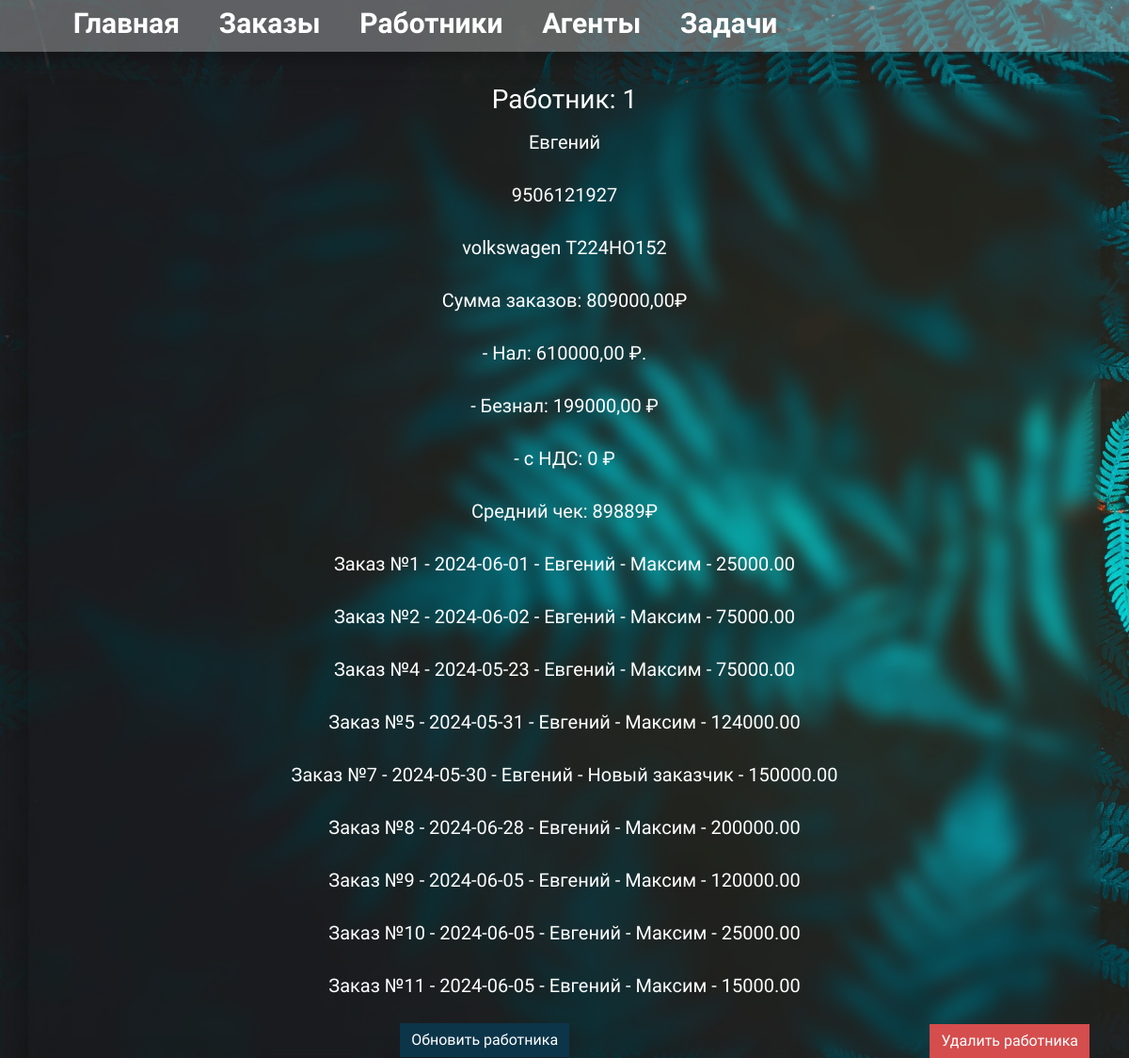
Page /money_calc/worker/1 on the committed database.
### money_calc/models.py (models this page shows, shortened)
class Worker(models.Model):
    id = models.AutoField(primary_key=True)
    worker_name = models.CharField(max_length=100, verbose_name='Имя работника')
    worker_phone = models.CharField(max_length=11, verbose_name='Телефон работника')
    car = models.CharField(max_length=100, verbose_name='Машина и гос.номер', unique=True)
    class Meta:
        verbose_name = 'Работник'
        verbose_name_plural = 'Работники'
    def __str__(self):
        return str(self.worker_name)

class Order(models.Model):
    order_id = models.AutoField(primary_key=True)
    created_data = models.DateTimeField(auto_now_add=True)
    publish_data = models.DateField(default=timezone.now, verbose_name='Дата выполнения заказа')
    worker = models.ForeignKey(Worker, on_delete=models.CASCADE, verbose_name='Имя работника')
    agent = models.ForeignKey(Agent, on_delete=models.CASCADE, verbose_name='Имя заказчика')
    sum = models.DecimalField(max_digits=10, decimal_places=2, verbose_name='Сумма заказа', default=0)
    METHOD = [
        ('cash', 'Нал'),
        ('card', 'Безналл'),
        ('law', 'с НДС'),
    ]
    payment_method = models.CharField(max_length=100, choices=METHOD, verbose_name='Метод оплаты:')
    comment = models.TextField(max_length=350, verbose_name='Комментарий:')
    STATUS = [
        ('yes', 'Оплачено'),
        ('no', 'Ждет оплаты'),
    ]
    payment_status = models.CharField(max_length=50, choices=STATUS, verbose_name='Статус платежа:')
    class Meta:
        verbose_name = 'Заказ'
        verbose_name_plural = 'Заказы'
    def __str__(self):
        return f'Заказ №{self.order_id} - {self.publish_data} - {self.worker} - {self.agent} - {self.sum}'

class Agent(models.Model):
    id = models.AutoField(primary_key=True)
    agent_name = models.CharField(max_length=100, verbose_name='Имя заказчика')
    agent_phone = models.CharField(max_length=11, verbose_name='Телефон заказчика', unique=True)
    class Meta:
        verbose_name = 'Заказчик'
        verbose_name_plural = 'Заказчики'
    def __str__(self):
        return str(self.agent_name)

### money_calc/views.py (the view)
# urls.py: path('worker/<int:worker_id>', views.worker_orders, name='worker-orders'),
def worker_orders(request, worker_id):
    worker = Worker.objects.get(id=worker_id)
    orders = Order.objects.filter(worker=worker)
    cash_orders = Order.objects.filter(worker=worker, payment_method='cash')
    card_orders = Order.objects.filter(worker=worker, payment_method='card')
    law_orders = Order.objects.filter(worker=worker, payment_method='law')
    total_sum = 0
    for order in orders:
        total_sum += order.sum
    cash = 0
    for order in cash_orders:
        cash += order.sum
    card = 0
    for order in card_orders:
        card += order.sum
    law = 0
    for order in law_orders:
        law += order.sum
    count_order = orders.count()
    if count_order > 0:
        avg_order_sum = total_sum / count_order
    else:
        avg_order_sum = 0
    context = {
        'worker': worker,
        'orders': orders,
        'total_sum': total_sum,
        'avg_order_sum': avg_order_sum,
        'cash': cash,
        'card': card,
        'law': law,
    }
    return render(request, 'money_calc/worker_orders.html', context)

### money_calc/templates/money_calc/worker_orders.html (shortened to what this page needs)
{% extends 'money_calc/layout.html' %}
{% block content %}
<div class="container">
    <div class="row">
        <div class="col-md-12 main-info">
            <h3>Работник: {{ worker.id }}</h3>
            <p>{{ worker.worker_name }}</p>
            <p>{{ worker.worker_phone }}</p>
            <p>{{ worker.car }}</p>
            <p>Сумма заказов: {{ total_sum }}₽</p>
            <p>- Нал: {{ cash }} ₽.</p>
            <p>- Безнал: {{ card }} ₽</p>
            <p>- с НДС: {{ law }} ₽</p>
            <p>Средний чек: {{ avg_order_sum|floatformat:0 }}₽</p>
        {% for order in orders %}
            <p>{{ order }}</p>
        {% endfor %}
        <a href="{% url 'worker-delete' worker.id %}" class="btn btn-danger">Удалить работника</a>
        <a href="{% url 'worker-update' worker.id %}" class="btn btn-info">Обновить работника</a>
        </div>
    </div>
</div>
{% endblock %}

### money_calc/templates/money_calc/layout.html (shortened to what this page needs)
{% load static %}
<!DOCTYPE html>
<html lang="ru">
<head>
    <link rel="stylesheet" href="https://cdn.jsdelivr.net/npm/bootstrap@5.3.2/dist/css/bootstrap.min.css">
    <link rel="stylesheet" href="{% static 'money_calc/style.css' %}">
</head>
<body>
    <header>
        {% with request.resolver_match.url_name as url_name %}
        <div class="menu">
            <ul class="menu-list">
                <li><a class="menu-link {% if url_name == 'index' %}active{% endif %}" href="{% url 'index' %}">Главная</a></li>
                <li><a class="menu-link {% if url_name == 'orders' %}active{% endif %}" href="{% url 'orders' %}">Заказы</a></li>
                <li><a class="menu-link {% if url_name == 'worker' %}active{% endif %}" href="{% url 'worker' %}">Работники</a></li>
                <li><a class="menu-link {% if url_name == 'agent' %}active{% endif %}" href="{% url 'agent' %}">Агенты</a></li>
                <li><a class="menu-link {% if url_name == 'tasks' %}active{% endif %}" href="{% url 'tasks' %}">Задачи</a></li>
                </ul>
        </div>
        {% endwith %}
    </header>
    {% block content %}
    {% endblock %}
</body>
</html>

### money_calc/static/money_calc/style.css (style rules this page uses)
body { font-family: "Source Sans 3", sans-serif; font-optical-sizing: auto; font-weight: 400; font-style: normal; background-image: url('/static/money_calc/img/bg.jpg'); background-size: cover; color: #fff; }
a { text-decoration: none; }
.btn-info { border-radius: 0; background-color: #0c3549; border: none; color: #fff; }
.btn-danger { border-radius: 0; float: right; margin-top: 0.5%; background-color: #d54d4d; border: none; color: #fff; }
.main-info { margin-top: 3%; font-size: 20px; line-height: 40px; backdrop-filter: blur(10px); text-align: center; box-shadow: -10px 10px 15px rgb(0 0 0 / 15%); }
header { display: inline-block; box-sizing: border-box; outline: none; height: 55px; width: 100%; line-height: 50px; font-weight: 600; text-decoration: none; background-color: rgb(255, 255, 255, 30%); box-shadow: -10px 10px 15px rgb(0 0 0 / 20%); }
.menu { width: 90%; height: 50px; padding-left: 3%; position: relative; }
.menu-list { list-style: none; margin: 0; padding: 0; display: flex; align-items: center; }
.menu-list li { margin-left: 4%; }
.menu-link { text-decoration: none; color: #fff; cursor: pointer; font-size: 30px; transition: color 0.5s; }

### rows in the picture
Worker: id "1", worker_name "Евгений", worker_phone "9506121927", car "volkswagen Т224НО152"
Order: order_id+publish_data+worker "Заказ №1 - 2024-06-01 - Евгений - Максим - 25000.00"
Order: order_id+publish_data+worker "Заказ №2 - 2024-06-02 - Евгений - Максим - 75000.00"
Order: order_id+publish_data+worker "Заказ №4 - 2024-05-23 - Евгений - Максим - 75000.00"
Order: order_id+publish_data+worker "Заказ №5 - 2024-05-31 - Евгений - Максим - 124000.00"
Order: order_id+publish_data+worker "Заказ №7 - 2024-05-30 - Евгений - Новый заказчик - 150000.00"
Order: order_id+publish_data+worker "Заказ №8 - 2024-06-28 - Евгений - Максим - 200000.00"
Order: order_id+publish_data+worker "Заказ №9 - 2024-06-05 - Евгений - Максим - 120000.00"
Order: order_id+publish_data+worker "Заказ №10 - 2024-06-05 - Евгений - Максим - 25000.00"
Order: order_id+publish_data+worker "Заказ №11 - 2024-06-05 - Евгений - Максим - 15000.00"

### other values in the picture
{{ total_sum }} "809000,00"
{{ cash }} "610000,00"
{{ card }} "199000,00"
{{ law }} "0"
{{ avg_order_sum|floatformat:0 }} "89889"
